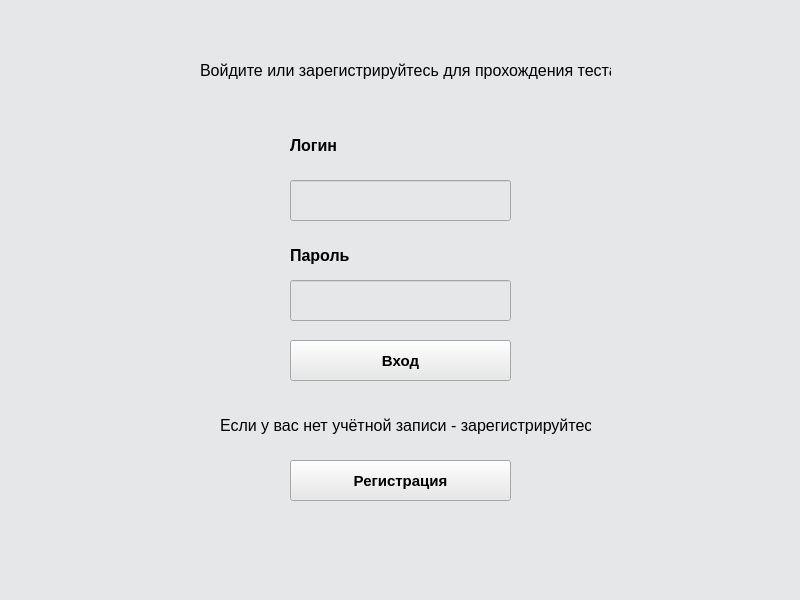
<?xml version="1.0" encoding="UTF-8"?>
<ui version="4.0">
 <class>MainForm</class>
 <widget class="QMainWindow" name="MainForm">
  <property name="geometry">
   <rect>
    <x>0</x>
    <y>0</y>
    <width>800</width>
    <height>600</height>
   </rect>
  </property>
  <property name="windowTitle">
   <string>MainWindow</string>
  </property>
  <property name="autoFillBackground">
   <bool>false</bool>
  </property>
  <property name="styleSheet">
   <string notr="true">background-color: rgb(230, 231, 232);</string>
  </property>
  <property name="inputMethodHints">
   <set>Qt::ImhNone</set>
  </property>
  <widget class="QWidget" name="centralwidget">
   <widget class="QLabel" name="Mainlabel">
    <property name="geometry">
     <rect>
      <x>200</x>
      <y>50</y>
      <width>411</width>
      <height>41</height>
     </rect>
    </property>
    <property name="maximumSize">
     <size>
      <width>16777215</width>
      <height>16777215</height>
     </size>
    </property>
    <property name="font">
     <font>
      <family>Arial</family>
      <pointsize>12</pointsize>
     </font>
    </property>
    <property name="text">
     <string>Войдите или зарегистрируйтесь для прохождения теста</string>
    </property>
   </widget>
   <widget class="QLabel" name="Loginlabel">
    <property name="geometry">
     <rect>
      <x>290</x>
      <y>130</y>
      <width>221</width>
      <height>31</height>
     </rect>
    </property>
    <property name="font">
     <font>
      <family>Arial</family>
      <pointsize>12</pointsize>
      <weight>75</weight>
      <bold>true</bold>
     </font>
    </property>
    <property name="text">
     <string>Логин</string>
    </property>
   </widget>
   <widget class="QLineEdit" name="Loginedit">
    <property name="geometry">
     <rect>
      <x>290</x>
      <y>180</y>
      <width>221</width>
      <height>41</height>
     </rect>
    </property>
    <property name="font">
     <font>
      <family>Arial</family>
      <pointsize>10</pointsize>
     </font>
    </property>
   </widget>
   <widget class="QLabel" name="label">
    <property name="geometry">
     <rect>
      <x>290</x>
      <y>240</y>
      <width>221</width>
      <height>31</height>
     </rect>
    </property>
    <property name="font">
     <font>
      <family>Arial</family>
      <pointsize>12</pointsize>
      <weight>75</weight>
      <bold>true</bold>
     </font>
    </property>
    <property name="text">
     <string>Пароль</string>
    </property>
   </widget>
   <widget class="QLineEdit" name="Passwordedit">
    <property name="geometry">
     <rect>
      <x>290</x>
      <y>280</y>
      <width>221</width>
      <height>41</height>
     </rect>
    </property>
    <property name="font">
     <font>
      <family>Arial</family>
      <pointsize>10</pointsize>
     </font>
    </property>
    <property name="text">
     <string/>
    </property>
   </widget>
   <widget class="QPushButton" name="EnterBut">
    <property name="geometry">
     <rect>
      <x>290</x>
      <y>340</y>
      <width>221</width>
      <height>41</height>
     </rect>
    </property>
    <property name="font">
     <font>
      <family>Arial</family>
      <pointsize>11</pointsize>
      <weight>75</weight>
      <bold>true</bold>
     </font>
    </property>
    <property name="text">
     <string>Вход</string>
    </property>
   </widget>
   <widget class="QPushButton" name="RegisterBut">
    <property name="geometry">
     <rect>
      <x>290</x>
      <y>460</y>
      <width>221</width>
      <height>41</height>
     </rect>
    </property>
    <property name="font">
     <font>
      <family>Arial</family>
      <pointsize>11</pointsize>
      <weight>75</weight>
      <bold>true</bold>
     </font>
    </property>
    <property name="text">
     <string>Регистрация</string>
    </property>
   </widget>
   <widget class="QLabel" name="label_2">
    <property name="geometry">
     <rect>
      <x>220</x>
      <y>410</y>
      <width>371</width>
      <height>31</height>
     </rect>
    </property>
    <property name="font">
     <font>
      <family>Arial</family>
      <pointsize>12</pointsize>
     </font>
    </property>
    <property name="text">
     <string>Если у вас нет учётной записи - зарегистрируйтесь</string>
    </property>
   </widget>
  </widget>
  <widget class="QMenuBar" name="menubar">
   <property name="geometry">
    <rect>
     <x>0</x>
     <y>0</y>
     <width>800</width>
     <height>21</height>
    </rect>
   </property>
  </widget>
  <widget class="QStatusBar" name="statusbar"/>
 </widget>
 <resources/>
 <connections/>
</ui>
